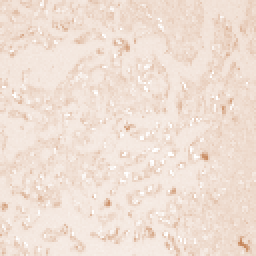
#> input picture RandStain_augmentation/rand_stain_code_cancer/data/original/12239 (3).png, 128 x 128 px, found by its file name (shown 2 times larger); its folder holds only this picture in this run
$ jupyter execute main.ipynb
#> lines starting #> are read from the running program, lines starting #| are printed output that depends on the picture
### RandStain_augmentation/rand_stain_code_healthy/randstainna.py
# https://youtu.be/SuDtHqtC5OE

"""

Random Stain Normalization and Augmentation (RandStainNA) is a hybrid framework
designed to fuse stain normalization and stain augmentation to generate more realistic stain variations.
It incorporates randomness to SN by automatically sorting out a random virtual template from
pre-estimated stain style distributions. More specifically, from the perception of
SN’s viewpoint, stain styles ‘visible’ to the deep neural network are enriched
in the training stage. Meanwhile, from the perception from the SA’s viewpoint,
RandStainNA imposes a restriction on the distortion range and consequently,
only a constrained practicable range is ‘visible’ to CNN. T

https://github.com/yiqings/RandStainNA

https://arxiv.org/abs/2206.12694


This python file contains the required functions called by the main python file.

"""

import cv2
import numpy as np
from skimage import color
from typing import Optional, Dict
import yaml

# ToDo: add documents


class Dict2Class(object):
    # ToDo: Wrap into RandStainNA
    def __init__(self, my_dict: Dict):
        self.my_dict = my_dict
        for key in my_dict:
            setattr(self, key, my_dict[key])


def get_yaml_data(yaml_file):
    # ToDo: Wrap into RandStainNA
    file = open(yaml_file, "r", encoding="utf-8")
    file_data = file.read()
    file.close()
    # str->dict
    data = yaml.load(file_data, Loader=yaml.FullLoader)

    return data


class RandStainNA(object):
    # ToDo: support downloading yaml file from online if the path is not provided.
    def __init__(
        self,
        yaml_file: str,
        std_hyper: Optional[float] = 0,
        distribution: Optional[str] = "normal",
        probability: Optional[float] = 1.0,
        is_train: Optional[bool] = True,
    ):

        # true:training setting/false: demo setting

        assert distribution in [
            "normal",
            "laplace",
            "uniform",
        ], "Unsupported distribution style {}.".format(distribution)

        self.yaml_file = yaml_file
        cfg = get_yaml_data(self.yaml_file)
        c_s = cfg["color_space"]

        self._channel_avgs = {
            "avg": [
                cfg[c_s[0]]["avg"]["mean"],
                cfg[c_s[1]]["avg"]["mean"],
                cfg[c_s[2]]["avg"]["mean"],
            ],
            "std": [
                cfg[c_s[0]]["avg"]["std"],
                cfg[c_s[1]]["avg"]["std"],
                cfg[c_s[2]]["avg"]["std"],
            ],
        }
        self._channel_stds = {
            "avg": [
                cfg[c_s[0]]["std"]["mean"],
                cfg[c_s[1]]["std"]["mean"],
                cfg[c_s[2]]["std"]["mean"],
            ],
            "std": [
                cfg[c_s[0]]["std"]["std"],
                cfg[c_s[1]]["std"]["std"],
                cfg[c_s[2]]["std"]["std"],
            ],
        }

        self.channel_avgs = Dict2Class(self._channel_avgs)
        self.channel_stds = Dict2Class(self._channel_stds)

        self.color_space = cfg["color_space"]
        self.p = probability
        self.std_adjust = std_hyper
        self.color_space = c_s
        self.distribution = distribution
        self.is_train = is_train

    def _getavgstd(self, image: np.ndarray, isReturnNumpy: Optional[bool] = True):

        avgs = []
        stds = []

        num_of_channel = image.shape[2]
        for idx in range(num_of_channel):
            avgs.append(np.mean(image[:, :, idx]))
            stds.append(np.std(image[:, :, idx]))

        if isReturnNumpy:
            return (np.array(avgs), np.array(stds))
        else:
            return (avgs, stds)

    def _normalize(
        self,
        img: np.ndarray,
        img_avgs: np.ndarray,
        img_stds: np.ndarray,
        tar_avgs: np.ndarray,
        tar_stds: np.ndarray,
    ) -> np.ndarray:

        img_stds = np.clip(img_stds, 0.0001, 255)
        img = (img - img_avgs) * (tar_stds / img_stds) + tar_avgs

        if self.color_space in ["LAB", "HSV"]:
            img = np.clip(img, 0, 255).astype(np.uint8)

        return img

    def augment(self, img):
        # img:is_train:false——>np.array()(cv2.imread()) #BGR
        # img:is_train:True——>PIL.Image #RGB

        if self.is_train == False:
            image = img
        else:
            image = cv2.cvtColor(np.array(img), cv2.COLOR_RGB2BGR)

        num_of_channel = image.shape[2]

        # color space transfer
        if self.color_space == "LAB":
            image = cv2.cvtColor(image, cv2.COLOR_BGR2LAB)
        elif self.color_space == "HSV":
            image = cv2.cvtColor(image, cv2.COLOR_BGR2HSV)
        elif self.color_space == "HED":
            image = color.rgb2hed(cv2.cvtColor(image, cv2.COLOR_BGR2RGB))

        std_adjust = self.std_adjust

        # virtual template generation
        tar_avgs = []
        tar_stds = []
        if self.distribution == "uniform":

            # three-sigma rule for uniform distribution
            for idx in range(num_of_channel):

                tar_avg = np.random.uniform(
                    low=self.channel_avgs.avg[idx] - 3 * self.channel_avgs.std[idx],
                    high=self.channel_avgs.avg[idx] + 3 * self.channel_avgs.std[idx],
                )
                tar_std = np.random.uniform(
                    low=self.channel_avgs.avg[idx] - 3 * self.channel_avgs.std[idx],
                    high=self.channel_avgs.avg[idx] + 3 * self.channel_avgs.std[idx],
                )

                tar_avgs.append(tar_avg)
                tar_stds.append(tar_std)
        else:
            if self.distribution == "normal":
                np_distribution = np.random.normal
            elif self.distribution == "laplace":
                np_distribution = np.random.laplace

            for idx in range(num_of_channel):
                tar_avg = np_distribution(
                    loc=self.channel_avgs.avg[idx],
                    scale=self.channel_avgs.std[idx] * (1 + std_adjust),
                )

                tar_std = np_distribution(
                    loc=self.channel_stds.avg[idx],
                    scale=self.channel_stds.std[idx] * (1 + std_adjust),
                )
                tar_avgs.append(tar_avg)
                tar_stds.append(tar_std)

        tar_avgs = np.array(tar_avgs)
        tar_stds = np.array(tar_stds)

        img_avgs, img_stds = self._getavgstd(image)

        image = self._normalize(
            img=image,
            img_avgs=img_avgs,
            img_stds=img_stds,
            tar_avgs=tar_avgs,
            tar_stds=tar_stds,
        )

        if self.color_space == "LAB":
            image = cv2.cvtColor(image, cv2.COLOR_LAB2BGR)
        elif self.color_space == "HSV":
            image = cv2.cvtColor(image, cv2.COLOR_HSV2BGR)
        elif self.color_space == "HED":
            nimg = color.hed2rgb(image)
            imin = nimg.min()
            imax = nimg.max()
            rsimg = (255 * (nimg - imin) / (imax - imin)).astype(
                "uint8"
            )  # rescale to [0,255]

            image = cv2.cvtColor(rsimg, cv2.COLOR_RGB2BGR)

        return image

    def __call__(self, img):
        if np.random.rand(1) < self.p:
            return self.augment(img)
        else:
            return img

    # [10 lines left out: function __repr__, not called in this run]

### RandStain_augmentation/rand_stain_code_healthy/main.ipynb
[cell 1]
# https://youtu.be/SuDtHqtC5OE
"""

Random Stain Normalization and Augmentation (RandStainNA) is a hybrid framework
designed to fuse stain normalization and stain augmentation to generate more realistic stain variations.
It incorporates randomness to SN by automatically sorting out a random virtual template from
pre-estimated stain style distributions. More specifically, from the perception of
SN’s viewpoint, stain styles ‘visible’ to the deep neural network are enriched
in the training stage. Meanwhile, from the perception from the SA’s viewpoint,
RandStainNA imposes a restriction on the distortion range and consequently,
only a constrained practicable range is ‘visible’ to CNN. T

https://github.com/yiqings/RandStainNA

https://arxiv.org/abs/2206.12694

This python file calls methods from the randstainna file.
Also, you need to provide a yaml file with approrite stats. that act as the template
image for color transformation. The yaml file can be generated using the
datasets_statistics_V1.0.py file in the preprocess-statistics directory.

"""

import os
from randstainna import RandStainNA
import cv2


# Setting: is_train = False
randstainna = RandStainNA(
    yaml_file = './preprocess-statistics/output/random_images.yaml',
    std_hyper = 0.0,
    distribution = 'normal',
    probability = 1.0,
    is_train = False
)

dir_path = 'data/original/'
img_list = os.listdir(dir_path)


save_dir_path = 'data/augmented'
if not os.path.exists(save_dir_path):
    os.mkdir(save_dir_path)

for img_path in img_list:
    img = randstainna(cv2.imread(dir_path+img_path))
#> in augment, image is the input picture: shape (128, 128, 3); mean B, G, R 212.5, 223.6, 240
#> in augment, `image = cv2.cvtColor(image, cv2.COLOR_BGR2LAB)`: image: shape (128, 128, 3); mean of channels 0, 1, 2 229.8, 131.8, 135.5
#> after the loop in _getavgstd, `for idx in range(num_of_channel):`: avgs = [229.8, 131.8, 135.5]; stds = [8.34, 1.45, 2.64]
#> in augment, `img_avgs, img_stds = self._getavgstd(image)`: img_avgs = [229.8, 131.8, 135.5]; img_stds = [8.34, 1.45, 2.64]
#> in _normalize, `img = (img - img_avgs) * (tar_stds / img_stds) + tar_avgs`:
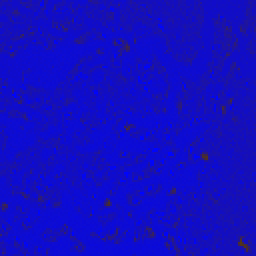
#> img: shape (128, 128, 3) float64 (shown 2 times larger); mean of channels 0, 1, 2 239.1, 130, 132.6; drawn with min black and max white
#> in _normalize, `img = np.clip(img, 0, 255).astype(np.uint8)`:
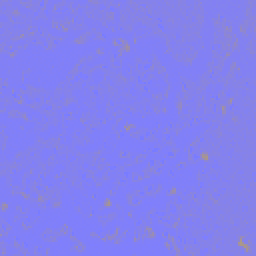
#> img: shape (128, 128, 3) (shown 2 times larger); mean of channels 0, 1, 2 238.3, 129.4, 132; drawn as B, G, R
#> in augment, `image = cv2.cvtColor(image, cv2.COLOR_LAB2BGR)`:
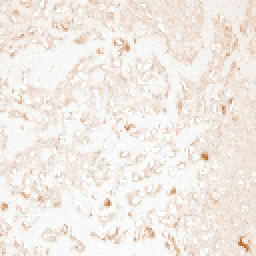
#> image: shape (128, 128, 3) (shown 2 times larger); mean B, G, R 228.6, 235, 242.2
    save_img_path = save_dir_path + '/{}'.format(img_path.split('/')[-1])
    cv2.imwrite(save_img_path,img)

$ run again, on RandStain_augmentation/rand_stain_code_cancer/data/original/2094 (9).png
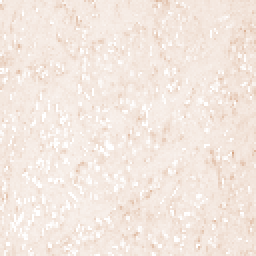
#> input picture RandStain_augmentation/rand_stain_code_cancer/data/original/2094 (9).png, 128 x 128 px, found by its file name (shown 2 times larger)
#> in augment, image is the input picture: shape (128, 128, 3); mean B, G, R 224.2, 232.2, 244
#> after the loop in _getavgstd, `for idx in range(num_of_channel):`: avgs = [236.8, 130.7, 133.4]; stds = [6.94, 1.13, 2.11]
#> in augment, `img_avgs, img_stds = self._getavgstd(image)`: img_avgs = [236.8, 130.7, 133.4]; img_stds = [6.94, 1.13, 2.11]
#> in _normalize, `img = (img - img_avgs) * (tar_stds / img_stds) + tar_avgs`:
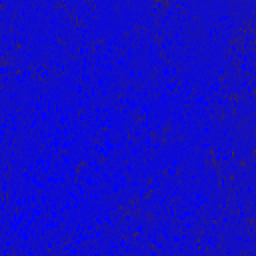
#> img: shape (128, 128, 3) float64 (shown 2 times larger); mean of channels 0, 1, 2 239.1, 130, 132.6; drawn with min black and max white
#> in _normalize, `img = np.clip(img, 0, 255).astype(np.uint8)`:
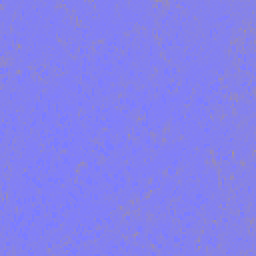
#> img: shape (128, 128, 3) (shown 2 times larger); mean of channels 0, 1, 2 237.9, 129.4, 132; drawn as B, G, R

$ run again, on RandStain_augmentation/rand_stain_code_cancer/data/original/2094.png
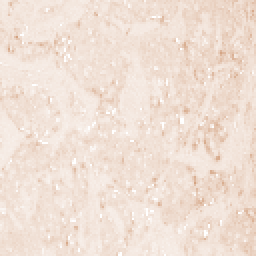
#> input picture RandStain_augmentation/rand_stain_code_cancer/data/original/2094.png, 128 x 128 px, found by its file name (shown 2 times larger)
#> in augment, image is the input picture: shape (128, 128, 3); mean B, G, R 213.5, 224.4, 240.3
#> after the loop in _getavgstd, `for idx in range(num_of_channel):`: avgs = [230.4, 131.7, 135.3]; stds = [7.63, 1.3, 2.38]
#> in augment, `img_avgs, img_stds = self._getavgstd(image)`: img_avgs = [230.4, 131.7, 135.3]; img_stds = [7.63, 1.3, 2.38]
#> in _normalize, `img = np.clip(img, 0, 255).astype(np.uint8)`:
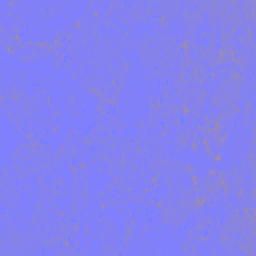
#> img: shape (128, 128, 3) (shown 2 times larger); mean of channels 0, 1, 2 238.3, 129.4, 132.2; drawn as B, G, R
#> in augment, `image = cv2.cvtColor(image, cv2.COLOR_LAB2BGR)`:
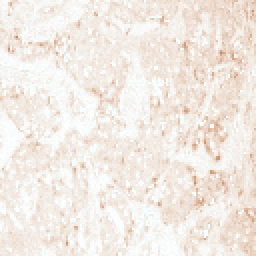
#> image: shape (128, 128, 3) (shown 2 times larger); mean B, G, R 228, 234.9, 242.4

$ run again, on RandStain_augmentation/rand_stain_code_cancer/data/original/526915-12.png
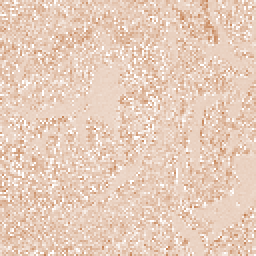
#> input picture RandStain_augmentation/rand_stain_code_cancer/data/original/526915-12.png, 128 x 128 px, found by its file name (shown 2 times larger)
#> in augment, image is the input picture: shape (128, 128, 3); mean B, G, R 187.4, 205.2, 231.3
#> after the loop in _getavgstd, `for idx in range(num_of_channel):`: avgs = [214.8, 134.5, 140.3]; stds = [16.56, 3.09, 5.4]
#> in augment, `img_avgs, img_stds = self._getavgstd(image)`: img_avgs = [214.8, 134.5, 140.3]; img_stds = [16.56, 3.09, 5.4]
#> in _normalize, `img = np.clip(img, 0, 255).astype(np.uint8)`:
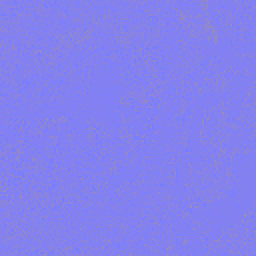
#> img: shape (128, 128, 3) (shown 2 times larger); mean of channels 0, 1, 2 237.9, 129.4, 132.1; drawn as B, G, R
#> in augment, `image = cv2.cvtColor(image, cv2.COLOR_LAB2BGR)`:
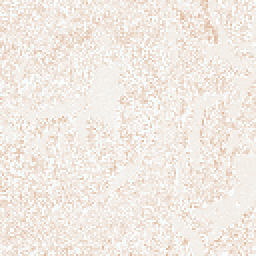
#> image: shape (128, 128, 3) (shown 2 times larger); mean B, G, R 227.4, 234.5, 241.8

$ run again, on RandStain_augmentation/rand_stain_code_cancer/data/original/13208 (10) (1).png
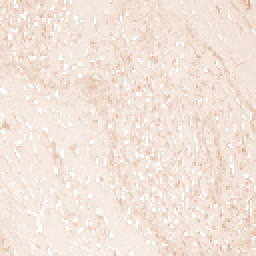
#> input picture RandStain_augmentation/rand_stain_code_cancer/data/original/13208 (10) (1).png, 128 x 128 px, found by its file name (shown 2 times larger)
#> in augment, image is the input picture: shape (128, 128, 3); mean B, G, R 218, 227.7, 241.9
#> after the loop in _getavgstd, `for idx in range(num_of_channel):`: avgs = [233.1, 131.3, 134.5]; stds = [8.81, 1.44, 2.71]
#> in augment, `img_avgs, img_stds = self._getavgstd(image)`: img_avgs = [233.1, 131.3, 134.5]; img_stds = [8.81, 1.44, 2.71]
#> in _normalize, `img = (img - img_avgs) * (tar_stds / img_stds) + tar_avgs`:
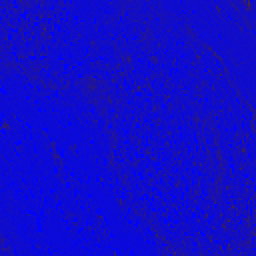
#> img: shape (128, 128, 3) float64 (shown 2 times larger); mean of channels 0, 1, 2 239.1, 130, 132.6; drawn with min black and max white
#> in _normalize, `img = np.clip(img, 0, 255).astype(np.uint8)`:
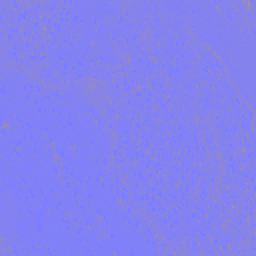
#> img: shape (128, 128, 3) (shown 2 times larger); mean of channels 0, 1, 2 237.9, 129.6, 132.1; drawn as B, G, R
